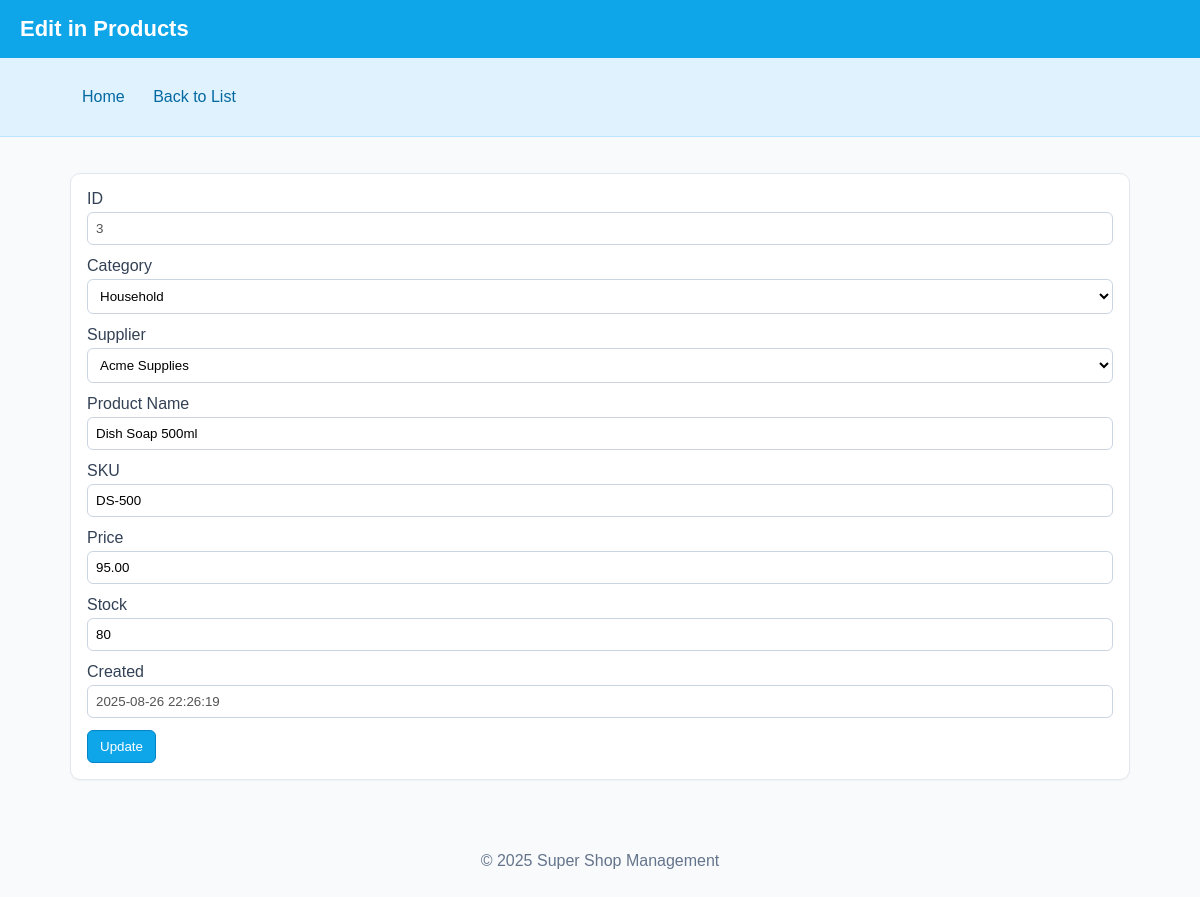
The app's page /tables/products/edit.php?id=3 with its own data.
### tables this page shows
CREATE TABLE products (
  product_id INT AUTO_INCREMENT PRIMARY KEY,
  category_id INT NOT NULL,
  supplier_id INT NULL,
  name VARCHAR(150) NOT NULL,
  sku VARCHAR(100) UNIQUE NULL,
  price DECIMAL(10,2) NOT NULL,
  stock INT NOT NULL DEFAULT 0,
  created_at DATETIME NOT NULL DEFAULT CURRENT_TIMESTAMP,
  CONSTRAINT fk_products_category
    FOREIGN KEY (category_id) REFERENCES categories(category_id)
    ON UPDATE CASCADE ON DELETE RESTRICT,
  CONSTRAINT fk_products_supplier
    FOREIGN KEY (supplier_id) REFERENCES suppliers(supplier_id)
    ON UPDATE CASCADE ON DELETE SET NULL
);

### tables/products/edit.php (called while the page is built)
<?php
require_once __DIR__ . '/config.php';
require_once __DIR__ . '/../../crud/edit.php';
?>

### tables/products/config.php (called while the page is built)
<?php
$table = 'products';
$primary_key = 'product_id';
$fields = [
  'product_id'  => ['type'=>'int','auto_increment'=>true,'primary'=>true],
  'category_id' => [
    'type'=>'int','required'=>true,
    'foreign'=>['table'=>'categories','col'=>'category_id','ref_label'=>'name']
  ],
  'supplier_id' => [
    'type'=>'int','required'=>false,'nullable'=>true,
    'foreign'=>['table'=>'suppliers','col'=>'supplier_id','ref_label'=>'name']
  ],
  'name'        => ['type'=>'varchar','required'=>true],
  'sku'         => ['type'=>'varchar','required'=>false,'nullable'=>true],
  'price'       => ['type'=>'decimal','required'=>true],
  'stock'       => ['type'=>'int','required'=>true],
  'created_at'  => ['type'=>'datetime','auto'=>true],
];
$labels = [
  'product_id'  => 'ID',
  'category_id' => 'Category',
  'supplier_id' => 'Supplier',
  'name'        => 'Product Name',
  'sku'         => 'SKU',
  'price'       => 'Price',
  'stock'       => 'Stock',
  'created_at'  => 'Created',
];
?>

### crud/edit.php (the view, shortened to what this page needs)
<?php
require_once __DIR__ . '/../config/db_connect.php';
$id = $_GET['id'] ?? null;
$stmt = $pdo->prepare("SELECT * FROM {$table} WHERE {$primary_key} = :id");
$stmt->execute([':id' => $id]);
$existing = $stmt->fetch();
function fetch_fk_options($pdo, $fk) {
  $t = $fk['table']; $col = $fk['col']; $label = $fk['ref_label'];
  $stmt = $pdo->query("SELECT {$col} as id, {$label} as label FROM {$t} ORDER BY {$label} ASC");
  return $stmt->fetchAll();
}
function render_header($title) {
  echo '<!doctype html><html><head><meta charset="utf-8"><meta name="viewport" content="width=device-width, initial-scale=1"><title>'
    . htmlspecialchars($title) . '</title><link rel="stylesheet" href="../../assets/style.css"></head><body>';
  echo '<div class="header"><h1>' . htmlspecialchars($title) . '</h1></div>';
  echo '<div class="nav"><div class="container"><a href="../../index.php">Home</a> <a href="list.php">Back to List</a></div></div>';
  echo '<div class="container"><div class="card">';
}
function render_footer() {
  echo '</div></div><div class="footer"><p>&copy; ' . date('Y') . ' Super Shop Management</p></div></body></html>';
}
render_header("Edit in " . ucfirst($table));
echo '<form method="post">';
foreach ($fields as $name => $meta) {
  $label = $labels[$name] ?? $name;
  if (!empty($meta['auto_increment']) || !empty($meta['auto']) || !empty($meta['primary'])) {
    echo '<div class="form-row"><label>'.htmlspecialchars($label).'</label>';
    echo '<input type="text" value="'.htmlspecialchars((string)$existing[$name]).'" disabled />';
    echo '</div>';
    continue;
  }
  $type = $meta['type'] ?? 'varchar';
  $input = $meta['input'] ?? null;
  $required = !empty($meta['required']) ? 'required' : '';
  $current = $existing[$name] ?? '';
  echo '<div class="form-row"><label for="'.htmlspecialchars($name).'">'.htmlspecialchars($label).'</label>';
  if (!empty($meta['foreign'])) {
    $opts = fetch_fk_options($pdo, $meta['foreign']);
    echo '<select name="'.htmlspecialchars($name).'" id="'.htmlspecialchars($name).'" '.$required.'>';
    foreach ($opts as $opt) {
      $sel = ($opt['id'] == $current) ? 'selected' : '';
      echo '<option '.$sel.' value="'.htmlspecialchars($opt['id']).'">'.htmlspecialchars($opt['label']).'</option>';
    }
    echo '</select>';
  } else if ($type === 'text') {
    echo '<textarea name="'.htmlspecialchars($name).'" id="'.htmlspecialchars($name).'" rows="4">'.htmlspecialchars((string)$current).'</textarea>';
  } else if ($type === 'int' || $type === 'decimal') {
    $step = $type === 'decimal' ? '0.01' : '1';
    echo '<input type="number" step="'.$step.'" name="'.htmlspecialchars($name).'" id="'.htmlspecialchars($name).'" value="'.htmlspecialchars((string)$current).'" '.$required.' />';
  } else if ($type === 'date') {
    echo '<input type="date" name="'.htmlspecialchars($name).'" id="'.htmlspecialchars($name).'" value="'.htmlspecialchars((string)$current).'" '.$required.' />';
  } else if ($input === 'password') {
    echo '<input type="password" name="'.htmlspecialchars($name).'" id="'.htmlspecialchars($name).'" placeholder="Leave blank to keep unchanged" />';
  } else {
    echo '<input type="text" name="'.htmlspecialchars($name).'" id="'.htmlspecialchars($name).'" value="'.htmlspecialchars((string)$current).'" '.$required.' />';
  }
  echo '</div>';
}
echo '<button class="btn primary" type="submit">Update</button>';
echo '</form>';
render_footer();

### assets/style.css (style rules this page uses)
* { box-sizing: border-box; }
body { font-family: Arial, Helvetica, sans-serif; margin: 0; background:#f8fafc; color:#0f172a; }
a { text-decoration: none; }
.container { max-width: 1100px; margin: 0 auto; padding: 20px; }
.header { background:#0ea5e9; color:white; padding:16px 20px; }
.header h1 { margin:0; font-size: 22px; }
.nav { background:#e0f2fe; border-bottom:1px solid #bae6fd; }
.nav a { display:inline-block; padding:10px 12px; color:#0369a1; }
.card { background:white; border:1px solid #e2e8f0; border-radius:10px; padding:16px; margin:16px 0; box-shadow: 0 1px 2px rgba(0,0,0,0.04); }
.btn { display:inline-block; padding:8px 12px; border-radius:6px; border:1px solid #cbd5e1; background:#fff; color:#0f172a; }
.btn.primary { background:#0ea5e9; color:white; border-color:#0284c7; }
.form-row { margin-bottom:12px; }
.form-row label { display:block; margin-bottom:4px; color:#334155; }
.form-row input, .form-row select, .form-row textarea { width:100%; padding:8px; border:1px solid #cbd5e1; border-radius:6px; background:white; }
.footer { text-align:center; color:#64748b; padding:20px; }

### records on screen
products: product_id "3", name "Dish Soap 500ml", sku "DS-500", price "95.00", stock "80", created_at "2025-08-26 22:26:19"

### other values on screen
$title "Edit in Products"
$label "ID"
$label "Category"
$label "Supplier"
$label "Product Name"
$label "SKU"
$label "Price"
$label "Stock"
$label "Created"
form field category_id "Household"
form field supplier_id "Acme Supplies"
